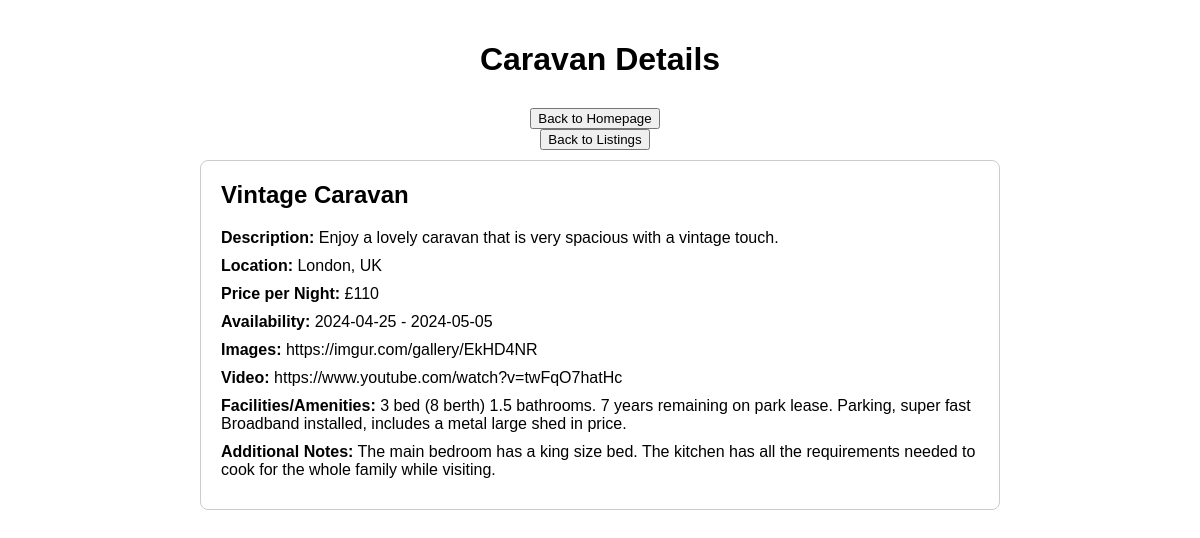
Screenshot of /viewcaravan.php?id=10 with the database file from the repository.
### tables this page shows
CREATE TABLE IF NOT EXISTS `caravan_details` (
  `name` varchar(50) NOT NULL,
  `description` varchar(250) NOT NULL,
  `location` varchar(50) NOT NULL,
  `pricepernight` int NOT NULL,
  `availabilityStart` varchar(50) NOT NULL,
  `availabilityEnd` varchar(50) NOT NULL,
  `image_url` varchar(250) NOT NULL,
  `video_url` varchar(250) NOT NULL,
  `amenities` varchar(250) NOT NULL,
  `notes` varchar(250) NOT NULL,
  `id` int NOT NULL AUTO_INCREMENT,
  `user_id` int NOT NULL,
  PRIMARY KEY (`id`)
);

### ViewCaravan.php (the view, shortened to what this page needs)
<?php
require_once 'config.php';
if(isset($_GET['id'])) {
    $caravan_id = $_GET['id'];
    $query = "SELECT * FROM caravan_details WHERE id = $caravan_id";
    $result = mysqli_query($conn, $query);
    if(mysqli_num_rows($result) > 0) {
        $caravan = mysqli_fetch_assoc($result);
        $name = $caravan['name'];
        $description = $caravan['description'];
        $location = $caravan['location'];
        $pricepernight = $caravan['pricepernight'];
        $availabilityStart = $caravan['availabilityStart'];
        $availabilityEnd = $caravan['availabilityEnd'];
        $image_url = $caravan['image_url'];
        $video_url = $caravan['video_url'];
        $amenities = $caravan['amenities'];
        $notes = $caravan['notes'];
    } else {
        echo "Caravan not found.";
        exit();
    }
} else {
    echo "Caravan ID not specified.";
    exit();
}
?>
<!DOCTYPE html>
<html lang="en">
<head>
    <link rel="stylesheet" type="text/css" href="viewcaravan.css">
</head>
<body>
<div class="container">
    <h1>Caravan Details</h1>
    <div class="navigation-buttons">
        <a href="homepage.php"><button type="button">Back to Homepage</button></a>
        <a href="ListOfCaravans.php"><button type="button">Back to Listings</button></a>
    </div>
    <div class="caravan-details">
        <h2><?php echo $name; ?></h2>
        <p><strong>Description:</strong> <?php echo $description; ?></p>
        <p><strong>Location:</strong> <?php echo $location; ?></p>
        <p><strong>Price per Night:</strong> £<?php echo $pricepernight; ?></p>
        <p><strong>Availability:</strong> <?php echo $availabilityStart . ' - ' . $availabilityEnd; ?></p>
        <p><strong>Images:</strong> <?php echo $image_url; ?></p>
        <p><strong>Video:</strong> <?php echo $video_url; ?></p>
        <p><strong>Facilities/Amenities:</strong> <?php echo $amenities; ?></p>
        <p><strong>Additional Notes:</strong> <?php echo $notes; ?></p>
    </div>
</div>
</body>
</html>

### ViewCaravan.css (style rules this page uses)
body { font-family: Arial, sans-serif; margin: 0; padding: 0; }
.container { max-width: 800px; margin: 0 auto; padding: 20px; }
h1 { text-align: center; margin-bottom: 20px; }
.caravan-details { border: 1px solid #ccc; border-radius: 8px; padding: 20px; margin-bottom: 20px; align-items: center; }
.caravan-details h2 { margin-top: 0; }
.caravan-details p { margin: 0; margin-bottom: 10px; }
.caravan-details p strong { font-weight: bold; }
.navigation-buttons { padding: 5px 10px;; color: white; border: none; border-radius: 5px; cursor: pointer; margin-right: 10px; display: flex; flex-direction: column; justify-content: center; align-items: center; padding: 10px; }

### rows the page displays
caravan_details: name "Vintage Caravan", description "Enjoy a lovely caravan that is very spacious with a vintage touch.", location "London, UK", pricepernight "110", availabilityStart "2024-04-25", availabilityEnd "2024-05-05", image_url "https://imgur.com/gallery/EkHD4NR", video_url "https://www.youtube.com/watch?v=twFqO7hatHc", amenities "3 bed (8 berth) 1.5 bathrooms. 7 years remaining on park lease. Parking, super fast Broadband installed, includes a metal large shed in price.", notes "The main bedroom has a king size bed. The kitchen has all the requirements needed to cook for the whole family while visiting."
